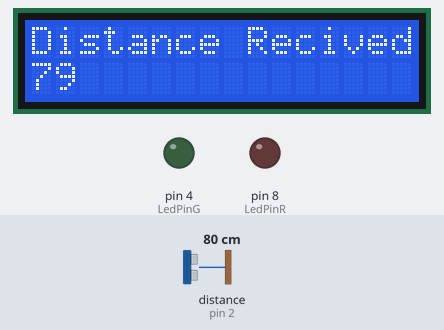
Simulated run of this program. Board: Arduino Uno, built with avr-gcc and run on an emulated ATmega328P. Parts: 16×2 character LCD, output pins drawn as LEDs (lit = HIGH). Wiring (from diagram.json): ultrasonic range finder: trigger pin 7; echo pin 2. The inputs (shaded band) are chosen by the test bench; at power-on: distance to the obstacle (sensor on pin 2) 80 cm. The echo pulse lasts 58.3 µs per cm; pins used as bus, display or sensor lines are not drawn; what the program prints to the serial monitor is not drawn.

Above: at 1.2 s.
1.3 s: distance to the obstacle (sensor on pin 2) set to 2 cm
At 2.4 s:
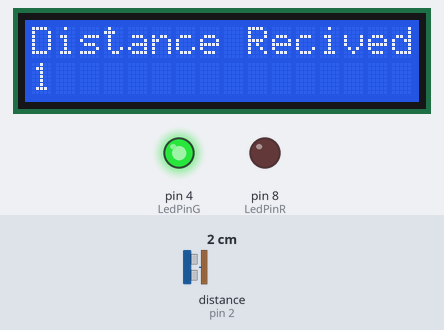
3.4 s: distance to the obstacle (sensor on pin 2) set to 4 cm
At 5.0 s:
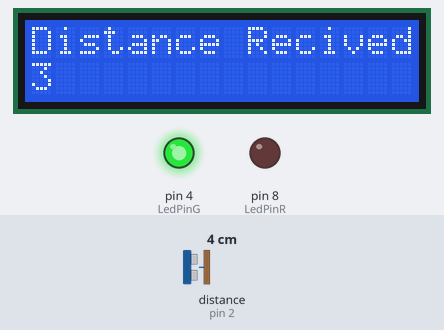
6.1 s: distance to the obstacle (sensor on pin 2) set to 9 cm
At 6.9 s:
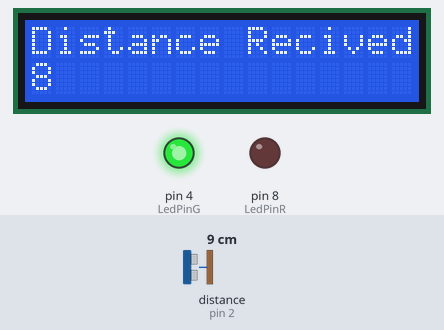
Timing chart, 0 to 9.1 s (numbered marks = the images above; inputs shaded):
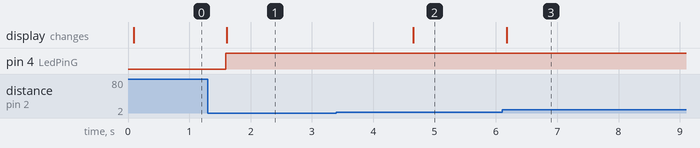

The program:

main.cpp
```cpp
#include <Arduino.h>
#include <LiquidCrystal_I2C.h>

int trigPin = 7;
int echoPin = 2;
int LedPinR = 8;
int LedPinG = 4;

LiquidCrystal_I2C lcd(0x27, 16, 2);

void setup() {
  // put your setup code here, to run once:
pinMode(LedPinR, OUTPUT);
pinMode(LedPinG, OUTPUT);
pinMode(trigPin, OUTPUT);
pinMode(echoPin, INPUT);
lcd.init(); // initialize the lcd
lcd.backlight();


Serial.begin(9600);
Serial.print("Distance from the object :\n");
}
void loop() {
  // put your main code here, to run repeatedly:
int distance;
int duration;

digitalWrite(trigPin, LOW);
delayMicroseconds(2);
digitalWrite(trigPin, HIGH);
delayMicroseconds(10);
digitalWrite(trigPin, LOW);

duration=pulseIn(echoPin,HIGH);
distance = duration * 0.0344/2;

Serial.print("Distance: ");
Serial.println(distance);

lcd.clear();
lcd.setCursor(0,0);
lcd.print("Distance");
lcd.setCursor(0,1);
lcd.print(distance);

if (distance >= 390){
  digitalWrite(LedPinR, HIGH);
  lcd.setCursor(9,0);
  lcd.print("Not");
  lcd.setCursor(9,1);
  lcd.print("Recived");
  delay(1500);
}else{
  digitalWrite(LedPinR, LOW);
  lcd.setCursor(9,0);
  lcd.print("Recived");
  delay(1500);

}
  if (distance <= 390){
    digitalWrite(LedPinG, HIGH);
  }else{
    digitalWrite(LedPinG, LOW);
  }

}
```

Measured:
- after the input at 1.3 s, the display: changes after 0.31 s (image 1)
- after the input at 3.4 s, the display: changes after 1.3 s (image 2)
- after the input at 6.1 s, the display: changes after 0.08 s (image 3)
